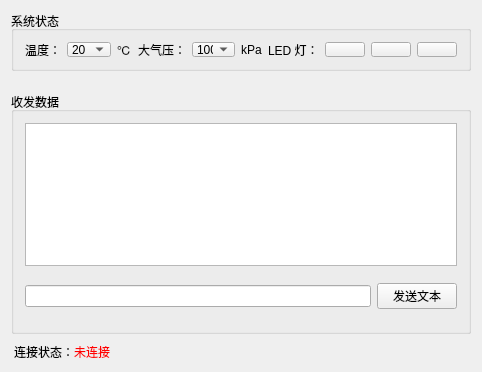
<?xml version="1.0" encoding="UTF-8"?>
<ui version="4.0">
 <class>MainWindow</class>
 <widget class="QMainWindow" name="MainWindow">
  <property name="geometry">
   <rect>
    <x>0</x>
    <y>0</y>
    <width>448</width>
    <height>372</height>
   </rect>
  </property>
  <property name="windowTitle">
   <string>TcpServerSimple 服务器端</string>
  </property>
  <widget class="QWidget" name="centralWidget">
   <layout class="QVBoxLayout" name="verticalLayout">
    <item>
     <widget class="QGroupBox" name="groupBox">
      <property name="sizePolicy">
       <sizepolicy hsizetype="Preferred" vsizetype="Fixed">
        <horstretch>0</horstretch>
        <verstretch>0</verstretch>
       </sizepolicy>
      </property>
      <property name="minimumSize">
       <size>
        <width>0</width>
        <height>60</height>
       </size>
      </property>
      <property name="title">
       <string>系统状态</string>
      </property>
      <layout class="QHBoxLayout" name="horizontalLayout">
       <item>
        <layout class="QHBoxLayout" name="horizontalLayout_2">
         <property name="topMargin">
          <number>0</number>
         </property>
         <item>
          <widget class="QLabel" name="label_5">
           <property name="text">
            <string>温度：</string>
           </property>
          </widget>
         </item>
         <item>
          <widget class="QComboBox" name="comboBox_temperature">
           <property name="currentIndex">
            <number>4</number>
           </property>
           <item>
            <property name="text">
             <string>0</string>
            </property>
           </item>
           <item>
            <property name="text">
             <string>5</string>
            </property>
           </item>
           <item>
            <property name="text">
             <string>10</string>
            </property>
           </item>
           <item>
            <property name="text">
             <string>15</string>
            </property>
           </item>
           <item>
            <property name="text">
             <string>20</string>
            </property>
           </item>
           <item>
            <property name="text">
             <string>25</string>
            </property>
           </item>
           <item>
            <property name="text">
             <string>30</string>
            </property>
           </item>
           <item>
            <property name="text">
             <string>35</string>
            </property>
           </item>
           <item>
            <property name="text">
             <string>40</string>
            </property>
           </item>
           <item>
            <property name="text">
             <string>45</string>
            </property>
           </item>
           <item>
            <property name="text">
             <string>50</string>
            </property>
           </item>
           <item>
            <property name="text">
             <string>55</string>
            </property>
           </item>
           <item>
            <property name="text">
             <string>60</string>
            </property>
           </item>
          </widget>
         </item>
         <item>
          <widget class="QLabel" name="label_8">
           <property name="text">
            <string>℃</string>
           </property>
          </widget>
         </item>
         <item>
          <widget class="QLabel" name="label_10">
           <property name="text">
            <string>大气压：</string>
           </property>
          </widget>
         </item>
         <item>
          <widget class="QComboBox" name="comboBox_pressure">
           <property name="minimumSize">
            <size>
             <width>43</width>
             <height>0</height>
            </size>
           </property>
           <property name="currentIndex">
            <number>0</number>
           </property>
           <item>
            <property name="text">
             <string>100</string>
            </property>
           </item>
           <item>
            <property name="text">
             <string>101</string>
            </property>
           </item>
           <item>
            <property name="text">
             <string>102</string>
            </property>
           </item>
          </widget>
         </item>
         <item>
          <widget class="QLabel" name="label_9">
           <property name="text">
            <string>kPa</string>
           </property>
          </widget>
         </item>
         <item>
          <spacer name="horizontalSpacer">
           <property name="orientation">
            <enum>Qt::Horizontal</enum>
           </property>
           <property name="sizeHint" stdset="0">
            <size>
             <width>40</width>
             <height>20</height>
            </size>
           </property>
          </spacer>
         </item>
        </layout>
       </item>
       <item>
        <layout class="QHBoxLayout" name="horizontalLayout_4">
         <property name="topMargin">
          <number>0</number>
         </property>
         <item>
          <widget class="QLabel" name="label_6">
           <property name="text">
            <string>LED 灯：</string>
           </property>
          </widget>
         </item>
         <item>
          <widget class="QPushButton" name="pushButton_led_1">
           <property name="text">
            <string/>
           </property>
           <property name="icon">
            <iconset resource="pic.qrc">
             <normaloff>:/Pic/LED_off.png</normaloff>:/Pic/LED_off.png</iconset>
           </property>
          </widget>
         </item>
         <item>
          <widget class="QPushButton" name="pushButton_led_2">
           <property name="text">
            <string/>
           </property>
           <property name="icon">
            <iconset resource="pic.qrc">
             <normaloff>:/Pic/LED_on.png</normaloff>:/Pic/LED_on.png</iconset>
           </property>
          </widget>
         </item>
         <item>
          <widget class="QPushButton" name="pushButton_led_3">
           <property name="text">
            <string/>
           </property>
           <property name="icon">
            <iconset resource="pic.qrc">
             <normaloff>:/Pic/LED_on.png</normaloff>:/Pic/LED_on.png</iconset>
           </property>
          </widget>
         </item>
         <item>
          <spacer name="horizontalSpacer_2">
           <property name="orientation">
            <enum>Qt::Horizontal</enum>
           </property>
           <property name="sizeHint" stdset="0">
            <size>
             <width>40</width>
             <height>20</height>
            </size>
           </property>
          </spacer>
         </item>
        </layout>
       </item>
      </layout>
     </widget>
    </item>
    <item>
     <widget class="QLabel" name="label_7">
      <property name="minimumSize">
       <size>
        <width>0</width>
        <height>9</height>
       </size>
      </property>
      <property name="maximumSize">
       <size>
        <width>16777215</width>
        <height>9</height>
       </size>
      </property>
      <property name="text">
       <string/>
      </property>
     </widget>
    </item>
    <item>
     <widget class="QGroupBox" name="groupBox_2">
      <property name="minimumSize">
       <size>
        <width>0</width>
        <height>22</height>
       </size>
      </property>
      <property name="title">
       <string>收发数据</string>
      </property>
      <layout class="QVBoxLayout" name="verticalLayout_2">
       <item>
        <widget class="QPlainTextEdit" name="plainTextEdit">
         <property name="sizePolicy">
          <sizepolicy hsizetype="Expanding" vsizetype="Expanding">
           <horstretch>0</horstretch>
           <verstretch>0</verstretch>
          </sizepolicy>
         </property>
        </widget>
       </item>
       <item>
        <widget class="QWidget" name="horizontalWidget_3" native="true">
         <layout class="QHBoxLayout" name="horizontalLayout_3">
          <property name="leftMargin">
           <number>0</number>
          </property>
          <property name="rightMargin">
           <number>0</number>
          </property>
          <item>
           <widget class="QLineEdit" name="lineEdit_text"/>
          </item>
          <item>
           <widget class="QPushButton" name="pushButton_send_text">
            <property name="text">
             <string>发送文本</string>
            </property>
           </widget>
          </item>
         </layout>
        </widget>
       </item>
      </layout>
     </widget>
    </item>
    <item>
     <widget class="QLabel" name="label_network_status">
      <property name="styleSheet">
       <string notr="true">margin-top:3px;</string>
      </property>
      <property name="text">
       <string>&lt;html&gt;&lt;head/&gt;&lt;body&gt;&lt;p&gt;连接状态：&lt;span style=&quot; color:#ff0000;&quot;&gt;未连接&lt;/span&gt;&lt;/p&gt;&lt;/body&gt;&lt;/html&gt;</string>
      </property>
     </widget>
    </item>
   </layout>
  </widget>
 </widget>
 <layoutdefault spacing="6" margin="11"/>
 <resources>
  <include location="pic.qrc"/>
 </resources>
 <connections/>
</ui>
